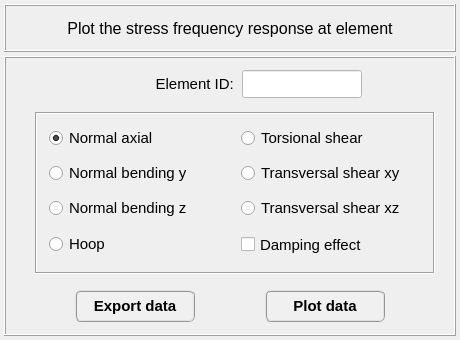
<?xml version="1.0" encoding="UTF-8"?>
<ui version="4.0">
 <class>Dialog</class>
 <widget class="QDialog" name="Dialog">
  <property name="windowModality">
   <enum>Qt::NonModal</enum>
  </property>
  <property name="geometry">
   <rect>
    <x>0</x>
    <y>0</y>
    <width>460</width>
    <height>340</height>
   </rect>
  </property>
  <property name="sizePolicy">
   <sizepolicy hsizetype="Fixed" vsizetype="Fixed">
    <horstretch>0</horstretch>
    <verstretch>0</verstretch>
   </sizepolicy>
  </property>
  <property name="minimumSize">
   <size>
    <width>460</width>
    <height>340</height>
   </size>
  </property>
  <property name="maximumSize">
   <size>
    <width>460</width>
    <height>340</height>
   </size>
  </property>
  <property name="contextMenuPolicy">
   <enum>Qt::DefaultContextMenu</enum>
  </property>
  <property name="windowTitle">
   <string>Plot of stress frequency response</string>
  </property>
  <property name="whatsThis">
   <string/>
  </property>
  <layout class="QGridLayout" name="gridLayout_3">
   <property name="leftMargin">
    <number>4</number>
   </property>
   <property name="topMargin">
    <number>4</number>
   </property>
   <property name="rightMargin">
    <number>4</number>
   </property>
   <property name="bottomMargin">
    <number>4</number>
   </property>
   <property name="spacing">
    <number>4</number>
   </property>
   <item row="0" column="0">
    <widget class="QFrame" name="frame">
     <property name="minimumSize">
      <size>
       <width>400</width>
       <height>48</height>
      </size>
     </property>
     <property name="maximumSize">
      <size>
       <width>480</width>
       <height>48</height>
      </size>
     </property>
     <property name="font">
      <font>
       <family>Arial</family>
       <pointsize>12</pointsize>
       <weight>75</weight>
       <bold>true</bold>
      </font>
     </property>
     <property name="frameShape">
      <enum>QFrame::Box</enum>
     </property>
     <property name="frameShadow">
      <enum>QFrame::Raised</enum>
     </property>
     <property name="lineWidth">
      <number>1</number>
     </property>
     <layout class="QGridLayout" name="gridLayout">
      <property name="leftMargin">
       <number>0</number>
      </property>
      <property name="topMargin">
       <number>0</number>
      </property>
      <property name="rightMargin">
       <number>0</number>
      </property>
      <property name="bottomMargin">
       <number>0</number>
      </property>
      <property name="spacing">
       <number>0</number>
      </property>
      <item row="0" column="0">
       <widget class="QLabel" name="label">
        <property name="font">
         <font>
          <family>MS Shell Dlg 2</family>
          <pointsize>12</pointsize>
          <weight>50</weight>
          <italic>false</italic>
          <bold>false</bold>
         </font>
        </property>
        <property name="text">
         <string>Plot the stress frequency response at element</string>
        </property>
        <property name="textFormat">
         <enum>Qt::AutoText</enum>
        </property>
        <property name="alignment">
         <set>Qt::AlignCenter</set>
        </property>
       </widget>
      </item>
     </layout>
    </widget>
   </item>
   <item row="1" column="0">
    <widget class="QFrame" name="frame_2">
     <property name="minimumSize">
      <size>
       <width>400</width>
       <height>280</height>
      </size>
     </property>
     <property name="maximumSize">
      <size>
       <width>480</width>
       <height>280</height>
      </size>
     </property>
     <property name="frameShape">
      <enum>QFrame::Box</enum>
     </property>
     <property name="frameShadow">
      <enum>QFrame::Raised</enum>
     </property>
     <layout class="QGridLayout" name="gridLayout_2">
      <property name="leftMargin">
       <number>4</number>
      </property>
      <property name="topMargin">
       <number>6</number>
      </property>
      <property name="rightMargin">
       <number>4</number>
      </property>
      <property name="bottomMargin">
       <number>4</number>
      </property>
      <property name="spacing">
       <number>4</number>
      </property>
      <item row="0" column="0">
       <widget class="QFrame" name="frame_16">
        <property name="minimumSize">
         <size>
          <width>0</width>
          <height>40</height>
         </size>
        </property>
        <property name="maximumSize">
         <size>
          <width>600</width>
          <height>40</height>
         </size>
        </property>
        <property name="frameShape">
         <enum>QFrame::NoFrame</enum>
        </property>
        <property name="frameShadow">
         <enum>QFrame::Raised</enum>
        </property>
        <layout class="QGridLayout" name="gridLayout_14">
         <property name="leftMargin">
          <number>0</number>
         </property>
         <property name="topMargin">
          <number>0</number>
         </property>
         <property name="rightMargin">
          <number>0</number>
         </property>
         <property name="bottomMargin">
          <number>0</number>
         </property>
         <property name="horizontalSpacing">
          <number>4</number>
         </property>
         <property name="verticalSpacing">
          <number>0</number>
         </property>
         <item row="0" column="0">
          <widget class="QFrame" name="frame_17">
           <property name="frameShape">
            <enum>QFrame::NoFrame</enum>
           </property>
           <property name="frameShadow">
            <enum>QFrame::Raised</enum>
           </property>
          </widget>
         </item>
         <item row="0" column="1">
          <widget class="QLabel" name="label_3">
           <property name="minimumSize">
            <size>
             <width>140</width>
             <height>28</height>
            </size>
           </property>
           <property name="maximumSize">
            <size>
             <width>140</width>
             <height>28</height>
            </size>
           </property>
           <property name="font">
            <font>
             <family>MS Shell Dlg 2</family>
             <pointsize>11</pointsize>
             <weight>50</weight>
             <italic>false</italic>
             <bold>false</bold>
            </font>
           </property>
           <property name="text">
            <string>Element ID: </string>
           </property>
           <property name="alignment">
            <set>Qt::AlignRight|Qt::AlignTrailing|Qt::AlignVCenter</set>
           </property>
          </widget>
         </item>
         <item row="0" column="2">
          <widget class="QLineEdit" name="lineEdit_element_id">
           <property name="enabled">
            <bool>true</bool>
           </property>
           <property name="minimumSize">
            <size>
             <width>0</width>
             <height>28</height>
            </size>
           </property>
           <property name="maximumSize">
            <size>
             <width>120</width>
             <height>28</height>
            </size>
           </property>
           <property name="palette">
            <palette>
             <active>
              <colorrole role="WindowText">
               <brush brushstyle="SolidPattern">
                <color alpha="255">
                 <red>0</red>
                 <green>0</green>
                 <blue>255</blue>
                </color>
               </brush>
              </colorrole>
              <colorrole role="Button">
               <brush brushstyle="SolidPattern">
                <color alpha="255">
                 <red>255</red>
                 <green>255</green>
                 <blue>255</blue>
                </color>
               </brush>
              </colorrole>
              <colorrole role="Midlight">
               <brush brushstyle="SolidPattern">
                <color alpha="255">
                 <red>0</red>
                 <green>0</green>
                 <blue>0</blue>
                </color>
               </brush>
              </colorrole>
              <colorrole role="Dark">
               <brush brushstyle="SolidPattern">
                <color alpha="255">
                 <red>0</red>
                 <green>0</green>
                 <blue>0</blue>
                </color>
               </brush>
              </colorrole>
              <colorrole role="Mid">
               <brush brushstyle="SolidPattern">
                <color alpha="255">
                 <red>0</red>
                 <green>0</green>
                 <blue>0</blue>
                </color>
               </brush>
              </colorrole>
              <colorrole role="Text">
               <brush brushstyle="SolidPattern">
                <color alpha="255">
                 <red>0</red>
                 <green>0</green>
                 <blue>255</blue>
                </color>
               </brush>
              </colorrole>
              <colorrole role="ButtonText">
               <brush brushstyle="SolidPattern">
                <color alpha="255">
                 <red>0</red>
                 <green>0</green>
                 <blue>255</blue>
                </color>
               </brush>
              </colorrole>
              <colorrole role="Base">
               <brush brushstyle="SolidPattern">
                <color alpha="255">
                 <red>255</red>
                 <green>255</green>
                 <blue>255</blue>
                </color>
               </brush>
              </colorrole>
              <colorrole role="Window">
               <brush brushstyle="SolidPattern">
                <color alpha="255">
                 <red>255</red>
                 <green>255</green>
                 <blue>255</blue>
                </color>
               </brush>
              </colorrole>
             </active>
             <inactive>
              <colorrole role="WindowText">
               <brush brushstyle="SolidPattern">
                <color alpha="255">
                 <red>0</red>
                 <green>0</green>
                 <blue>255</blue>
                </color>
               </brush>
              </colorrole>
              <colorrole role="Button">
               <brush brushstyle="SolidPattern">
                <color alpha="255">
                 <red>255</red>
                 <green>255</green>
                 <blue>255</blue>
                </color>
               </brush>
              </colorrole>
              <colorrole role="Midlight">
               <brush brushstyle="SolidPattern">
                <color alpha="255">
                 <red>0</red>
                 <green>0</green>
                 <blue>0</blue>
                </color>
               </brush>
              </colorrole>
              <colorrole role="Dark">
               <brush brushstyle="SolidPattern">
                <color alpha="255">
                 <red>0</red>
                 <green>0</green>
                 <blue>0</blue>
                </color>
               </brush>
              </colorrole>
              <colorrole role="Mid">
               <brush brushstyle="SolidPattern">
                <color alpha="255">
                 <red>0</red>
                 <green>0</green>
                 <blue>0</blue>
                </color>
               </brush>
              </colorrole>
              <colorrole role="Text">
               <brush brushstyle="SolidPattern">
                <color alpha="255">
                 <red>0</red>
                 <green>0</green>
                 <blue>255</blue>
                </color>
               </brush>
              </colorrole>
              <colorrole role="ButtonText">
               <brush brushstyle="SolidPattern">
                <color alpha="255">
                 <red>0</red>
                 <green>0</green>
                 <blue>255</blue>
                </color>
               </brush>
              </colorrole>
              <colorrole role="Base">
               <brush brushstyle="SolidPattern">
                <color alpha="255">
                 <red>255</red>
                 <green>255</green>
                 <blue>255</blue>
                </color>
               </brush>
              </colorrole>
              <colorrole role="Window">
               <brush brushstyle="SolidPattern">
                <color alpha="255">
                 <red>255</red>
                 <green>255</green>
                 <blue>255</blue>
                </color>
               </brush>
              </colorrole>
             </inactive>
             <disabled>
              <colorrole role="WindowText">
               <brush brushstyle="SolidPattern">
                <color alpha="255">
                 <red>0</red>
                 <green>0</green>
                 <blue>255</blue>
                </color>
               </brush>
              </colorrole>
              <colorrole role="Button">
               <brush brushstyle="SolidPattern">
                <color alpha="255">
                 <red>255</red>
                 <green>255</green>
                 <blue>255</blue>
                </color>
               </brush>
              </colorrole>
              <colorrole role="Midlight">
               <brush brushstyle="SolidPattern">
                <color alpha="255">
                 <red>0</red>
                 <green>0</green>
                 <blue>0</blue>
                </color>
               </brush>
              </colorrole>
              <colorrole role="Dark">
               <brush brushstyle="SolidPattern">
                <color alpha="255">
                 <red>0</red>
                 <green>0</green>
                 <blue>0</blue>
                </color>
               </brush>
              </colorrole>
              <colorrole role="Mid">
               <brush brushstyle="SolidPattern">
                <color alpha="255">
                 <red>0</red>
                 <green>0</green>
                 <blue>0</blue>
                </color>
               </brush>
              </colorrole>
              <colorrole role="Text">
               <brush brushstyle="SolidPattern">
                <color alpha="255">
                 <red>0</red>
                 <green>0</green>
                 <blue>255</blue>
                </color>
               </brush>
              </colorrole>
              <colorrole role="ButtonText">
               <brush brushstyle="SolidPattern">
                <color alpha="255">
                 <red>0</red>
                 <green>0</green>
                 <blue>255</blue>
                </color>
               </brush>
              </colorrole>
              <colorrole role="Base">
               <brush brushstyle="SolidPattern">
                <color alpha="255">
                 <red>255</red>
                 <green>255</green>
                 <blue>255</blue>
                </color>
               </brush>
              </colorrole>
              <colorrole role="Window">
               <brush brushstyle="SolidPattern">
                <color alpha="255">
                 <red>255</red>
                 <green>255</green>
                 <blue>255</blue>
                </color>
               </brush>
              </colorrole>
             </disabled>
            </palette>
           </property>
           <property name="font">
            <font>
             <family>MS Shell Dlg 2</family>
             <pointsize>11</pointsize>
             <weight>50</weight>
             <italic>false</italic>
             <bold>false</bold>
            </font>
           </property>
           <property name="toolTip">
            <string>&lt;html&gt;&lt;head/&gt;&lt;body&gt;&lt;p align=&quot;center&quot;&gt;&lt;br/&gt;&lt;/p&gt;&lt;/body&gt;&lt;/html&gt;</string>
           </property>
           <property name="whatsThis">
            <string>&lt;html&gt;&lt;head/&gt;&lt;body&gt;&lt;p&gt;&lt;br/&gt;&lt;/p&gt;&lt;/body&gt;&lt;/html&gt;</string>
           </property>
           <property name="styleSheet">
            <string notr="true"/>
           </property>
           <property name="text">
            <string/>
           </property>
           <property name="frame">
            <bool>true</bool>
           </property>
           <property name="alignment">
            <set>Qt::AlignCenter</set>
           </property>
           <property name="readOnly">
            <bool>false</bool>
           </property>
           <property name="placeholderText">
            <string/>
           </property>
          </widget>
         </item>
         <item row="0" column="3">
          <widget class="QFrame" name="frame_18">
           <property name="frameShape">
            <enum>QFrame::NoFrame</enum>
           </property>
           <property name="frameShadow">
            <enum>QFrame::Raised</enum>
           </property>
          </widget>
         </item>
        </layout>
       </widget>
      </item>
      <item row="1" column="0">
       <widget class="QFrame" name="frame_plot_results">
        <property name="minimumSize">
         <size>
          <width>450</width>
          <height>0</height>
         </size>
        </property>
        <property name="maximumSize">
         <size>
          <width>600</width>
          <height>16777215</height>
         </size>
        </property>
        <property name="font">
         <font>
          <family>MS Shell Dlg 2</family>
          <pointsize>11</pointsize>
          <weight>50</weight>
          <italic>false</italic>
          <bold>false</bold>
         </font>
        </property>
        <layout class="QGridLayout" name="gridLayout_5">
         <property name="leftMargin">
          <number>4</number>
         </property>
         <property name="topMargin">
          <number>4</number>
         </property>
         <property name="rightMargin">
          <number>4</number>
         </property>
         <property name="bottomMargin">
          <number>4</number>
         </property>
         <property name="spacing">
          <number>4</number>
         </property>
         <item row="0" column="0">
          <widget class="QFrame" name="frame_5">
           <property name="minimumSize">
            <size>
             <width>0</width>
             <height>108</height>
            </size>
           </property>
           <property name="maximumSize">
            <size>
             <width>400</width>
             <height>180</height>
            </size>
           </property>
           <property name="font">
            <font>
             <pointsize>10</pointsize>
            </font>
           </property>
           <property name="frameShape">
            <enum>QFrame::Box</enum>
           </property>
           <property name="frameShadow">
            <enum>QFrame::Sunken</enum>
           </property>
           <layout class="QGridLayout" name="gridLayout_4">
            <property name="leftMargin">
             <number>4</number>
            </property>
            <property name="topMargin">
             <number>4</number>
            </property>
            <property name="rightMargin">
             <number>4</number>
            </property>
            <property name="bottomMargin">
             <number>4</number>
            </property>
            <property name="horizontalSpacing">
             <number>4</number>
            </property>
            <property name="verticalSpacing">
             <number>6</number>
            </property>
            <item row="0" column="0">
             <widget class="QRadioButton" name="radioButton_normal_axial">
              <property name="minimumSize">
               <size>
                <width>180</width>
                <height>18</height>
               </size>
              </property>
              <property name="maximumSize">
               <size>
                <width>180</width>
                <height>18</height>
               </size>
              </property>
              <property name="font">
               <font>
                <family>MS Shell Dlg 2</family>
                <pointsize>11</pointsize>
                <weight>50</weight>
                <italic>false</italic>
                <bold>false</bold>
               </font>
              </property>
              <property name="text">
               <string>Normal axial</string>
              </property>
              <property name="checked">
               <bool>true</bool>
              </property>
             </widget>
            </item>
            <item row="0" column="1">
             <widget class="QRadioButton" name="radioButton_torsional_shear">
              <property name="minimumSize">
               <size>
                <width>180</width>
                <height>18</height>
               </size>
              </property>
              <property name="maximumSize">
               <size>
                <width>180</width>
                <height>18</height>
               </size>
              </property>
              <property name="font">
               <font>
                <family>MS Shell Dlg 2</family>
                <pointsize>11</pointsize>
                <weight>50</weight>
                <italic>false</italic>
                <bold>false</bold>
               </font>
              </property>
              <property name="text">
               <string>Torsional shear</string>
              </property>
             </widget>
            </item>
            <item row="1" column="0">
             <widget class="QRadioButton" name="radioButton_normal_bending_y">
              <property name="minimumSize">
               <size>
                <width>180</width>
                <height>18</height>
               </size>
              </property>
              <property name="maximumSize">
               <size>
                <width>180</width>
                <height>18</height>
               </size>
              </property>
              <property name="font">
               <font>
                <family>MS Shell Dlg 2</family>
                <pointsize>11</pointsize>
                <weight>50</weight>
                <italic>false</italic>
                <bold>false</bold>
               </font>
              </property>
              <property name="text">
               <string>Normal bending y</string>
              </property>
             </widget>
            </item>
            <item row="1" column="1">
             <widget class="QRadioButton" name="radioButton_transv_shear_xy">
              <property name="minimumSize">
               <size>
                <width>180</width>
                <height>18</height>
               </size>
              </property>
              <property name="maximumSize">
               <size>
                <width>180</width>
                <height>18</height>
               </size>
              </property>
              <property name="font">
               <font>
                <family>MS Shell Dlg 2</family>
                <pointsize>11</pointsize>
                <weight>50</weight>
                <italic>false</italic>
                <bold>false</bold>
               </font>
              </property>
              <property name="text">
               <string>Transversal shear xy</string>
              </property>
             </widget>
            </item>
            <item row="2" column="0">
             <widget class="QRadioButton" name="radioButton_normal_bending_z">
              <property name="minimumSize">
               <size>
                <width>180</width>
                <height>18</height>
               </size>
              </property>
              <property name="maximumSize">
               <size>
                <width>180</width>
                <height>18</height>
               </size>
              </property>
              <property name="font">
               <font>
                <family>MS Shell Dlg 2</family>
                <pointsize>11</pointsize>
                <weight>50</weight>
                <italic>false</italic>
                <bold>false</bold>
               </font>
              </property>
              <property name="text">
               <string>Normal bending z</string>
              </property>
             </widget>
            </item>
            <item row="2" column="1">
             <widget class="QRadioButton" name="radioButton_transv_shear_xz">
              <property name="minimumSize">
               <size>
                <width>180</width>
                <height>18</height>
               </size>
              </property>
              <property name="maximumSize">
               <size>
                <width>180</width>
                <height>18</height>
               </size>
              </property>
              <property name="font">
               <font>
                <family>MS Shell Dlg 2</family>
                <pointsize>11</pointsize>
                <weight>50</weight>
                <italic>false</italic>
                <bold>false</bold>
               </font>
              </property>
              <property name="text">
               <string>Transversal shear xz</string>
              </property>
             </widget>
            </item>
            <item row="3" column="0">
             <widget class="QRadioButton" name="radioButton_hoop">
              <property name="minimumSize">
               <size>
                <width>180</width>
                <height>18</height>
               </size>
              </property>
              <property name="maximumSize">
               <size>
                <width>180</width>
                <height>18</height>
               </size>
              </property>
              <property name="font">
               <font>
                <family>MS Shell Dlg 2</family>
                <pointsize>11</pointsize>
                <weight>50</weight>
                <italic>false</italic>
                <bold>false</bold>
               </font>
              </property>
              <property name="text">
               <string>Hoop</string>
              </property>
             </widget>
            </item>
            <item row="3" column="1">
             <widget class="QCheckBox" name="checkBox_damping_effect">
              <property name="minimumSize">
               <size>
                <width>141</width>
                <height>21</height>
               </size>
              </property>
              <property name="maximumSize">
               <size>
                <width>141</width>
                <height>21</height>
               </size>
              </property>
              <property name="font">
               <font>
                <family>MS Shell Dlg 2</family>
                <pointsize>11</pointsize>
                <weight>50</weight>
                <italic>false</italic>
                <bold>false</bold>
               </font>
              </property>
              <property name="text">
               <string>Damping effect</string>
              </property>
              <property name="checked">
               <bool>false</bool>
              </property>
             </widget>
            </item>
           </layout>
          </widget>
         </item>
        </layout>
       </widget>
      </item>
      <item row="2" column="0">
       <widget class="QFrame" name="frame_12">
        <property name="minimumSize">
         <size>
          <width>0</width>
          <height>42</height>
         </size>
        </property>
        <property name="maximumSize">
         <size>
          <width>16777215</width>
          <height>48</height>
         </size>
        </property>
        <property name="frameShape">
         <enum>QFrame::NoFrame</enum>
        </property>
        <property name="frameShadow">
         <enum>QFrame::Raised</enum>
        </property>
        <layout class="QGridLayout" name="gridLayout_9">
         <property name="leftMargin">
          <number>0</number>
         </property>
         <property name="topMargin">
          <number>0</number>
         </property>
         <property name="rightMargin">
          <number>0</number>
         </property>
         <property name="bottomMargin">
          <number>0</number>
         </property>
         <property name="horizontalSpacing">
          <number>4</number>
         </property>
         <property name="verticalSpacing">
          <number>0</number>
         </property>
         <item row="0" column="3">
          <widget class="QPushButton" name="pushButton_plot_frequency_response">
           <property name="minimumSize">
            <size>
             <width>120</width>
             <height>32</height>
            </size>
           </property>
           <property name="maximumSize">
            <size>
             <width>160</width>
             <height>32</height>
            </size>
           </property>
           <property name="font">
            <font>
             <family>MS Shell Dlg 2</family>
             <pointsize>11</pointsize>
             <weight>75</weight>
             <italic>false</italic>
             <bold>true</bold>
            </font>
           </property>
           <property name="styleSheet">
            <string notr="true">QPushButton{border-radius: 6px; border-color: rgb(150, 150, 150); border-style: ridge; border-width: 2px; color: rgb(0, 0, 0); background-color: rgb(240, 240, 240); font: 75 bold 11pt &quot;MS Shell Dlg 2&quot;}
QPushButton:hover{border-radius: 6px; border-color: rgb(0, 170, 255); border-style: ridge; border-width: 2px; color: rgb(0, 0, 0); background-color: rgba(174, 213, 255, 100); font: 75 bold 11pt &quot;MS Shell Dlg 2&quot;}
QPushButton:pressed{border-radius: 6px; border-color: rgb(0, 170, 255); border-style: ridge; border-width: 3px; color: rgb(0, 0, 0); background-color: rgb(174, 213, 255); font: 75 bold 11pt &quot;MS Shell Dlg 2&quot;}</string>
           </property>
           <property name="text">
            <string>Plot data</string>
           </property>
          </widget>
         </item>
         <item row="0" column="1">
          <widget class="QPushButton" name="pushButton_call_data_exporter">
           <property name="minimumSize">
            <size>
             <width>120</width>
             <height>32</height>
            </size>
           </property>
           <property name="maximumSize">
            <size>
             <width>160</width>
             <height>32</height>
            </size>
           </property>
           <property name="font">
            <font>
             <family>MS Shell Dlg 2</family>
             <pointsize>11</pointsize>
             <weight>75</weight>
             <italic>false</italic>
             <bold>true</bold>
            </font>
           </property>
           <property name="styleSheet">
            <string notr="true">QPushButton{border-radius: 6px; border-color: rgb(150, 150, 150); border-style: ridge; border-width: 2px; color: rgb(0, 0, 0); background-color: rgb(240, 240, 240); font: 75 bold 11pt &quot;MS Shell Dlg 2&quot;}
QPushButton:hover{border-radius: 6px; border-color: rgb(0, 170, 255); border-style: ridge; border-width: 2px; color: rgb(0, 0, 0); background-color: rgba(174, 213, 255, 100); font: 75 bold 11pt &quot;MS Shell Dlg 2&quot;}
QPushButton:pressed{border-radius: 6px; border-color: rgb(0, 170, 255); border-style: ridge; border-width: 3px; color: rgb(0, 0, 0); background-color: rgb(174, 213, 255); font: 75 bold 11pt &quot;MS Shell Dlg 2&quot;}</string>
           </property>
           <property name="text">
            <string>Export data</string>
           </property>
           <property name="flat">
            <bool>false</bool>
           </property>
          </widget>
         </item>
         <item row="0" column="0">
          <widget class="QFrame" name="frame_13">
           <property name="frameShape">
            <enum>QFrame::NoFrame</enum>
           </property>
           <property name="frameShadow">
            <enum>QFrame::Raised</enum>
           </property>
          </widget>
         </item>
         <item row="0" column="4">
          <widget class="QFrame" name="frame_14">
           <property name="frameShape">
            <enum>QFrame::NoFrame</enum>
           </property>
           <property name="frameShadow">
            <enum>QFrame::Raised</enum>
           </property>
          </widget>
         </item>
         <item row="0" column="2">
          <widget class="QFrame" name="frame_19">
           <property name="frameShape">
            <enum>QFrame::NoFrame</enum>
           </property>
           <property name="frameShadow">
            <enum>QFrame::Raised</enum>
           </property>
          </widget>
         </item>
        </layout>
       </widget>
      </item>
     </layout>
    </widget>
   </item>
  </layout>
 </widget>
 <resources/>
 <connections/>
</ui>
